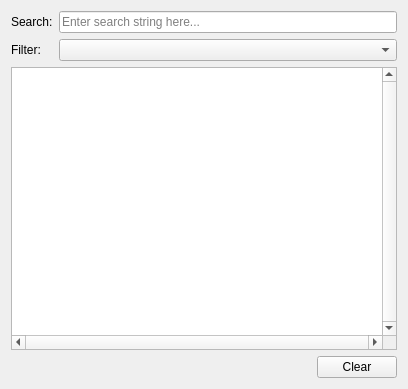
<?xml version="1.0" encoding="UTF-8"?>
<ui version="4.0">
 <class>LogWidget</class>
 <widget class="QWidget" name="LogWidget">
  <property name="geometry">
   <rect>
    <x>0</x>
    <y>0</y>
    <width>408</width>
    <height>389</height>
   </rect>
  </property>
  <property name="windowTitle">
   <string>Console</string>
  </property>
  <layout class="QVBoxLayout" name="verticalLayout">
   <item>
    <layout class="QFormLayout" name="formLayout">
     <property name="fieldGrowthPolicy">
      <enum>QFormLayout::AllNonFixedFieldsGrow</enum>
     </property>
     <property name="labelAlignment">
      <set>Qt::AlignLeading|Qt::AlignLeft|Qt::AlignVCenter</set>
     </property>
     <property name="formAlignment">
      <set>Qt::AlignLeading|Qt::AlignLeft|Qt::AlignVCenter</set>
     </property>
     <item row="0" column="0">
      <widget class="QLabel" name="searchLabel">
       <property name="text">
        <string>Search:</string>
       </property>
      </widget>
     </item>
     <item row="0" column="1">
      <widget class="LineEditEx" name="search">
       <property name="sizePolicy">
        <sizepolicy hsizetype="Minimum" vsizetype="Fixed">
         <horstretch>0</horstretch>
         <verstretch>0</verstretch>
        </sizepolicy>
       </property>
       <property name="placeholderText">
        <string>Enter search string here...</string>
       </property>
      </widget>
     </item>
     <item row="1" column="0">
      <widget class="QLabel" name="filterLabel">
       <property name="text">
        <string>Filter:</string>
       </property>
      </widget>
     </item>
     <item row="1" column="1">
      <widget class="CheckableComboBox" name="filter">
       <property name="sizePolicy">
        <sizepolicy hsizetype="Minimum" vsizetype="Fixed">
         <horstretch>0</horstretch>
         <verstretch>0</verstretch>
        </sizepolicy>
       </property>
      </widget>
     </item>
    </layout>
   </item>
   <item>
    <widget class="QListView" name="log">
     <property name="verticalScrollBarPolicy">
      <enum>Qt::ScrollBarAlwaysOn</enum>
     </property>
     <property name="horizontalScrollBarPolicy">
      <enum>Qt::ScrollBarAlwaysOn</enum>
     </property>
     <property name="editTriggers">
      <set>QAbstractItemView::NoEditTriggers</set>
     </property>
     <property name="showDropIndicator" stdset="0">
      <bool>false</bool>
     </property>
     <property name="selectionMode">
      <enum>QAbstractItemView::ExtendedSelection</enum>
     </property>
     <property name="selectionBehavior">
      <enum>QAbstractItemView::SelectRows</enum>
     </property>
     <property name="verticalScrollMode">
      <enum>QAbstractItemView::ScrollPerPixel</enum>
     </property>
     <property name="horizontalScrollMode">
      <enum>QAbstractItemView::ScrollPerPixel</enum>
     </property>
    </widget>
   </item>
   <item>
    <layout class="QHBoxLayout" name="horizontalLayout">
     <item>
      <spacer name="horizontalSpacer">
       <property name="orientation">
        <enum>Qt::Horizontal</enum>
       </property>
       <property name="sizeHint" stdset="0">
        <size>
         <width>40</width>
         <height>20</height>
        </size>
       </property>
      </spacer>
     </item>
     <item>
      <widget class="QPushButton" name="clear">
       <property name="text">
        <string>Clear</string>
       </property>
      </widget>
     </item>
    </layout>
   </item>
  </layout>
 </widget>
 <customwidgets>
  <customwidget>
   <class>CheckableComboBox</class>
   <extends>QComboBox</extends>
   <header>Tools/Widgets/CheckableComboBox.h</header>
  </customwidget>
  <customwidget>
   <class>LineEditEx</class>
   <extends>QLineEdit</extends>
   <header>Tools/Widgets/LineEditEx.h</header>
  </customwidget>
 </customwidgets>
 <resources>
  <include location="QtIcons.qrc"/>
 </resources>
 <connections/>
</ui>
